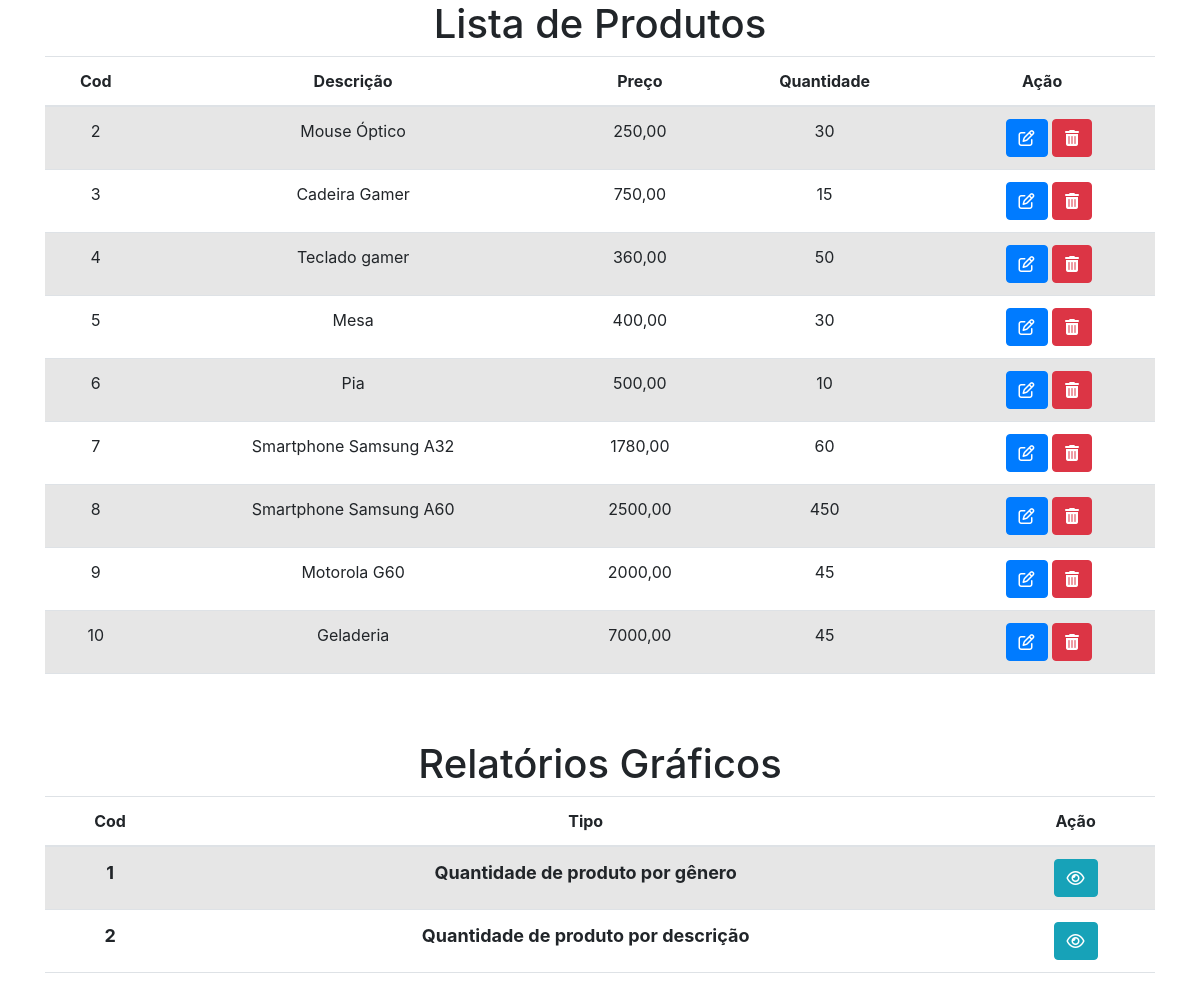
/listar_produtos/, run on an earlier commit of the app's database.
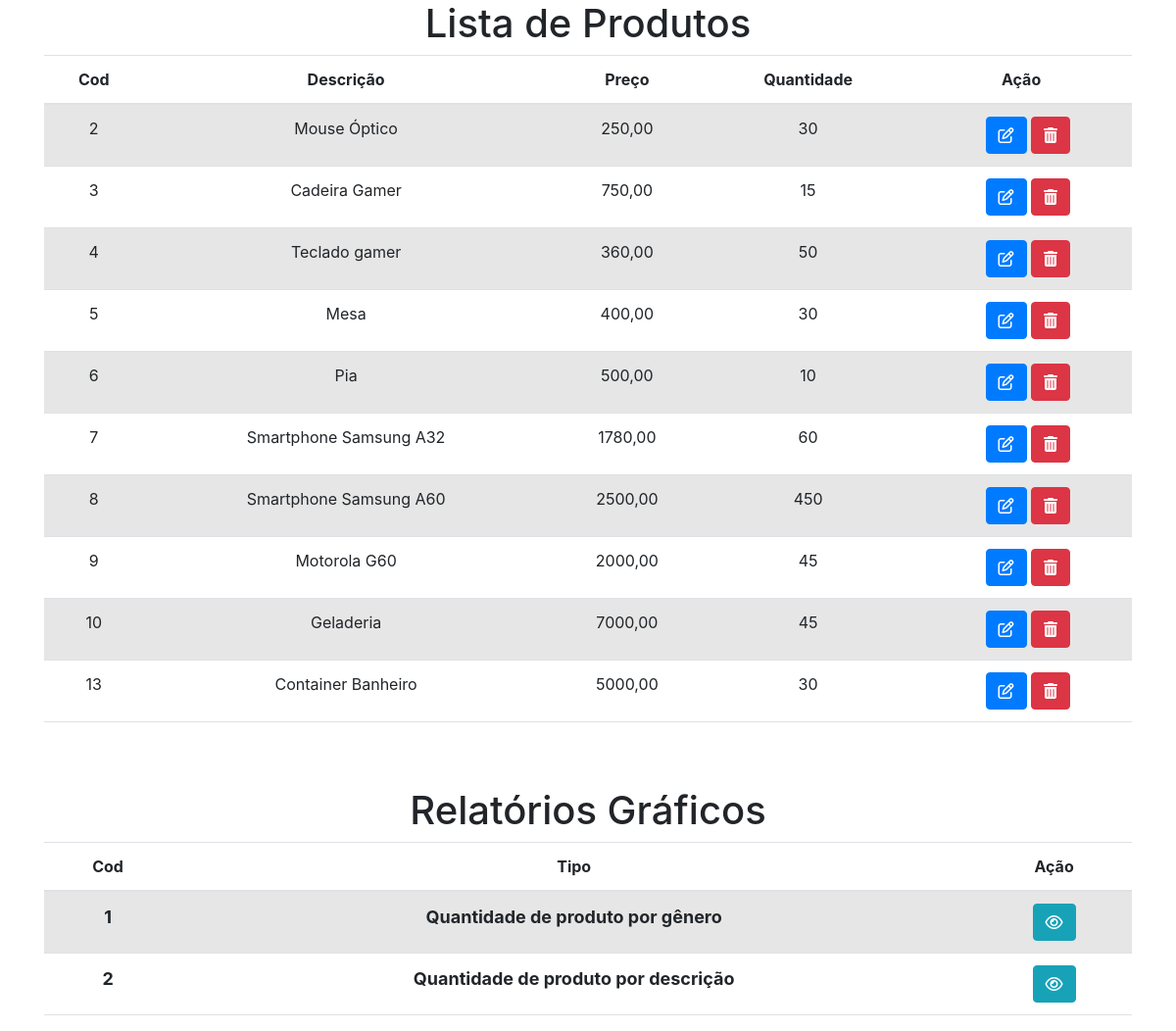
And on a later commit of the database.
### core/models.py (models this page shows, shortened)
class Produto(models.Model):
    descricao = models.CharField(_("Descricao"), max_length=150)
    preco = models.DecimalField(_("Preco"), max_digits=9, decimal_places=2)
    quantidade = models.IntegerField(_("Quantidade"))
    genero = models.ForeignKey(Genero, on_delete=models.CASCADE, verbose_name=_("Genero"))
    class Meta:
        verbose_name = _("Produto")
        verbose_name_plural = _("Produtos")

### core/views.py (the view)
# urls.py: path('listar_produtos/', ListarProdutosView.as_view(), name='listarprod'),
class ListarProdutosView(ListView):
    model = Produto
    template_name = 'listarprodutos.html'
    queryset = Produto.objects.all()
    context_object_name = 'produtos'
    def get_context_data(self, *args, **kwargs):
        context = super().get_context_data(*args, **kwargs)
        context['language'] = translation.get_language()
        return context

### core/templates/listarprodutos.html (shortened to what this page needs)
{% extends "base.html" %}
{% load i18n %}
{% block conteudo %}
    <h1>{% trans 'Lista de Produtos' %}</h1>
    <table class="table table-striped">
        <thead>
        <tr>
            <th>{% trans 'Cod' %}</th>
            <th>{% trans 'Descrição' %}</th>
            <th>{% trans 'Preço' %}</th>
            <th>{% trans 'Quantidade' %}</th>
            <th>{% trans 'Ação' %}</th>
        </tr>
        </thead>
        <tbody>
        {% for p in produtos %}
            <tr>
                <td>{{ p.id }}</td>
                <td>{{ p.descricao }}</td>
                <td>{{ p.preco }}</td>
                <td>{{ p.quantidade }}</td>
                <td>
                    <form action="{% url 'delete_produto' pk=p.id %}" method="post">
                        <a href="{% url 'update_produto' pk=p.id %}" class="btn btn-primary"
                           data-toggle="tooltip"
                           data-placement="bottom" title="{% trans 'Editar' %}"><i class="fa fa-edit"></i></a>
                        <button type="submit" class="btn btn-danger" data-toggle="tooltip"
                                data-placement="bottom" title="{% trans 'Apagar' %}"><i
                                class="fa fa-trash"></i></button>
                    </form>
                </td>
            </tr>
        {% endfor %}
        </tbody>
    </table>
    <div class="text-center">
        <h1 style="padding-top: 50px">{% trans 'Relatórios Gráficos' %}</h1>
        <table class="table table-striped">
            <thead>
            <tr>
                <th>{% trans 'Cod' %}</th>
                <th>{% trans 'Tipo' %}</th>
                <th>{% trans 'Ação' %}</th>
            </tr>
            </thead>
            <tbody>
            <tr>
                <td style="font-weight: bold; font-size: 18px">1</td>
                <td style="font-weight: bold; font-size: 18px">{% trans 'Quantidade de produto por gênero' %}</td>
                <td>
                    <div class="btn-group" role="group" aria-label="Basic example">
                        <a href="{% url 'quantprodgenero' %}"
                           class="btn btn-info" data-toggle="tooltip" data-placement="bottom"
                           title="Visualizar"><i class="fa fa-eye"></i></a>
                    </div>
                </td>
            </tr>
            <tr>
                <td style="font-weight: bold; font-size: 18px">2</td>
                <td style="font-weight: bold; font-size: 18px">{% trans 'Quantidade de produto por descrição' %}</td>
                <td>
                    <div class="btn-group" role="group" aria-label="Basic example">
                        <a href="{% url 'quantprod' %}"
                           class="btn btn-info" data-toggle="tooltip" data-placement="bottom"
                           title="Visualizar"><i class="fa fa-eye"></i></a>
                    </div>
                </td>
            </tr>
            </tbody>
        </table>
    </div>
{% endblock %}

What changed in the data, as far as the page shows it:
added Produto: id "13", descricao "Container Banheiro", preco "5000,00", quantidade "30"
